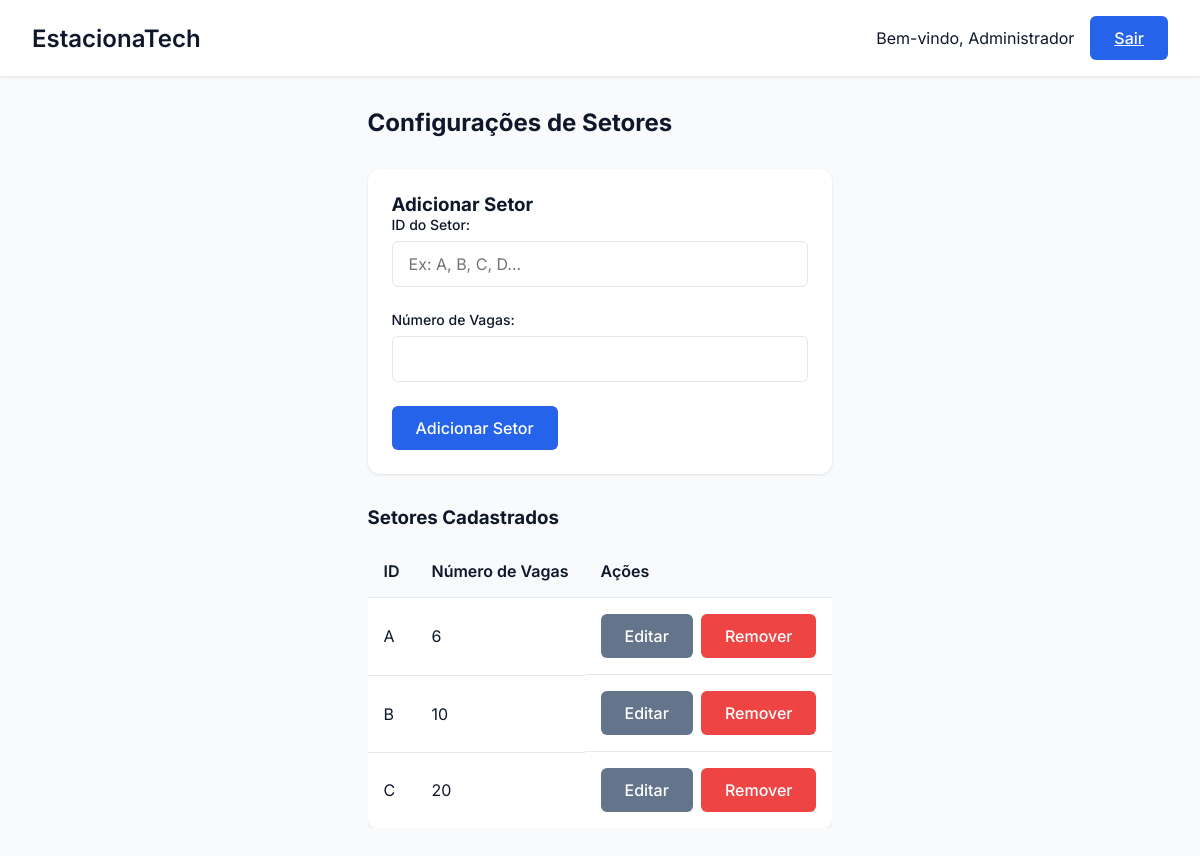
/setor/config_setores, run on the app's committed database.
### tables this page shows
CREATE TABLE Setor (
        id_setor TEXT PRIMARY KEY,
        n_vagas INTEGER NOT NULL
    );

### EstacionaTech/routes/setor_routes.py (the view)
@setor_bp.route('/config_setores')
def config_setores():
    setores = SetorController.listar_setores()
    return render_template('config_setores.html', setores=setores)

### EstacionaTech/controllers/setor_controller.py (called while the page is built)
    @staticmethod
    def listar_setores():
        setores = Setor.listar_todos()
        return setores

### EstacionaTech/database/database.py (called while the page is built)
def conectar():
    diretorio_db = "EstacionaTech/database"
    if not os.path.exists(diretorio_db):
        os.makedirs(diretorio_db)  # Criar diretório caso não exista
    return sqlite3.connect(f"{diretorio_db}/estacionatech.db")

### EstacionaTech/models/setor.py (called while the page is built)
    def listar_todos():
        conn = conectar()
        cursor = conn.cursor()
        cursor.execute("SELECT * FROM Setor")
        setores = cursor.fetchall()
        conn.close()
        return setores

### EstacionaTech/templates/config_setores.html (shortened to what this page needs)
<!DOCTYPE html>
<html lang="pt-BR">
<head>
    <link rel="stylesheet" href="{{ url_for('static', filename='css/estilo.css') }}">
    <link rel="stylesheet" href="{{ url_for('static', filename='css/setores.css') }}">
</head>
<body>
    <div class="dashboard">
        <header class="dashboard-header">
            <nav class="dashboard-nav container">
                <h1 class="dashboard-title">EstacionaTech</h1>
                <div class="dashboard-user">
                    <span>Bem-vindo, {{ session.get('nome', 'Administrador') }}</span>
                    <a href="{{ url_for('auth.logout') }}" class="btn btn-primary">Sair</a>
                </div>
            </nav>
        </header>
        <main class="dashboard-content container">
            <h2>Configurações de Setores</h2>
            <div class="dashboard-grid">
                <div class="dashboard-card">
                    <h3>Adicionar Setor</h3>
                    <form action="{{ url_for('setor.adicionar_setor') }}" method="POST" class="form">
                        <div class="form-group">
                            <label class="form-label" for="id_setor">ID do Setor:</label>
                            <input class="form-input" type="text" id="id_setor" name="id_setor" required placeholder="Ex: A, B, C, D...">
                        </div>
                        <div class="form-group">
                            <label class="form-label" for="n_vagas">Número de Vagas:</label>
                            <input class="form-input" type="number" id="n_vagas" name="n_vagas" required min="1">
                        </div>
                        <button type="submit" class="btn btn-primary">Adicionar Setor</button>
                    </form>
                </div>
            </div>
            <h3 class="section-title">Setores Cadastrados</h3>
            {% if setores and setores|length > 0 %}
                <div class="table-container">
                    <table class="table">
                        <thead>
                            <tr>
                                <th>ID</th>
                                <th>Número de Vagas</th>
                                <th>Ações</th>
                            </tr>
                        </thead>
                        <tbody>
                            {% for setor in setores %}
                            <tr>
                                <td>{{ setor[0] }}</td>
                                <td>{{ setor[1] }}</td>
                                <td class="actions">
                                    <button class="btn btn-secondary" onclick="openEditModal('{{ setor[0] }}', {{ setor[1] }})">Editar</button>
                                    <form action="{{ url_for('setor.remover_setor') }}" method="POST" class="inline-form">
                                        <button type="submit" class="btn btn-danger" onclick="return confirm('Tem certeza que deseja remover o setor {{ setor[0] }}?')">Remover</button>
                                    </form>
                                </td>
                            </tr>
                            {% endfor %}
                        </tbody>
                    </table>
                </div>
            {% else %}
                <p class="no-data">Nenhum setor cadastrado.</p>
            {% endif %}
        </main>
    </div>
</body>
</html>

### EstacionaTech/static/css/estilo.css (style rules this page uses)
* { margin: 0; padding: 0; box-sizing: border-box; font-family: 'Inter', sans-serif; }
:root { --primary: #2563eb; --primary-dark: #1d4ed8; --secondary: #64748b; --danger: #ef4444; --success: #22c55e; --background: #f8fafc; --surface: #ffffff; --text: #0f172a; --text-light: #64748b; }
body { background-color: var(--background); color: var(--text); min-height: 100vh; }
.container { max-width: 1200px; margin: 0 auto; padding: 0 1rem; }
.form-group { margin-bottom: 1.5rem; }
.form-label { display: block; font-size: 0.875rem; font-weight: 500; margin-bottom: 0.5rem; color: var(--text); }
.form-input { width: 100%; padding: 0.75rem 1rem; border: 1px solid #e2e8f0; border-radius: 6px; font-size: 1rem; transition: all 0.2s; }
.btn { display: inline-flex; align-items: center; justify-content: center; padding: 0.75rem 1.5rem; font-size: 1rem; font-weight: 500; border-radius: 6px; cursor: pointer; transition: all 0.2s; border: none; }
.btn-primary { background-color: var(--primary); color: white; }
.dashboard { min-height: 100vh; display: grid; grid-template-rows: auto 1fr; }
.dashboard-header { background: var(--surface); padding: 1rem; box-shadow: 0 1px 3px 0 rgb(0 0 0 / 0.1); }
.dashboard-nav { display: flex; justify-content: space-between; align-items: center; }
.dashboard-title { font-size: 1.5rem; font-weight: 600; }
.dashboard-user { display: flex; align-items: center; gap: 1rem; }
.dashboard-content { padding: 2rem; }
.dashboard-grid { display: grid; grid-template-columns: repeat(auto-fit, minmax(300px, 1fr)); gap: 1.5rem; margin-top: 2rem; }
.dashboard-card { background: var(--surface); border-radius: 12px; padding: 1.5rem; box-shadow: 0 1px 3px 0 rgb(0 0 0 / 0.1); }

### EstacionaTech/static/css/setores.css (style rules this page uses)
.section-title { margin-top: 2rem; margin-bottom: 1rem; }
.table-container { overflow-x: auto; margin-bottom: 2rem; }
.table { width: 100%; border-collapse: collapse; background-color: var(--surface); border-radius: 8px; overflow: hidden; box-shadow: 0 1px 3px 0 rgb(0 0 0 / 0.1); }
.table th, .table td { padding: 1rem; text-align: left; border-bottom: 1px solid #e2e8f0; }
.table th { background-color: #f8fafc; font-weight: 600; }
.table tr:last-child td { border-bottom: none; }
.actions { display: flex; gap: 0.5rem; }
.btn-secondary { background-color: var(--secondary); color: white; }
.btn-danger { background-color: var(--danger); color: white; }
.inline-form { display: inline; }

### data on the page
Setor: id_setor "A", n_vagas "6"
Setor: id_setor "B", n_vagas "10"
Setor: id_setor "C", n_vagas "20"

### other printed values
{{ session.get('nome', 'Administrador') }} "Administrador"
